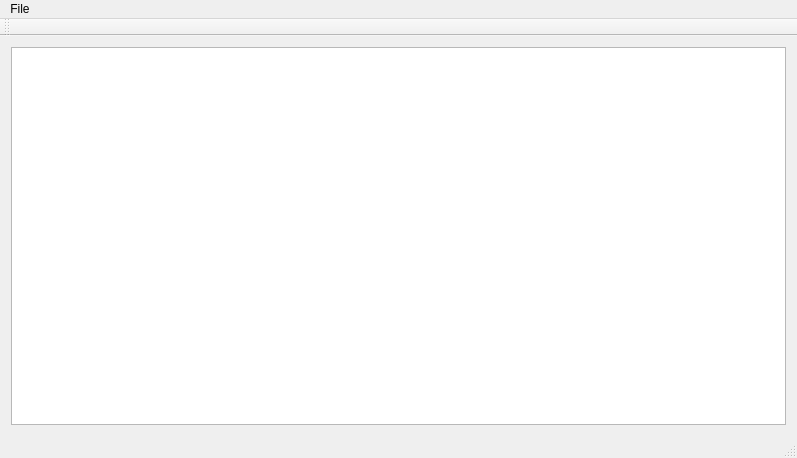
<?xml version="1.0" encoding="UTF-8"?>
<ui version="4.0">
 <class>MainWindow</class>
 <widget class="QMainWindow" name="MainWindow">
  <property name="geometry">
   <rect>
    <x>0</x>
    <y>0</y>
    <width>797</width>
    <height>458</height>
   </rect>
  </property>
  <property name="windowTitle">
   <string>NucleoDemo2-Viewer</string>
  </property>
  <widget class="QWidget" name="centralWidget">
   <layout class="QHBoxLayout" name="horizontalLayout">
    <item>
     <widget class="QPlainTextEdit" name="plainTextEdit"/>
    </item>
   </layout>
  </widget>
  <widget class="QMenuBar" name="menuBar">
   <property name="geometry">
    <rect>
     <x>0</x>
     <y>0</y>
     <width>797</width>
     <height>21</height>
    </rect>
   </property>
   <widget class="QMenu" name="menuFile">
    <property name="title">
     <string>File</string>
    </property>
    <addaction name="actionConnect"/>
    <addaction name="actionDisconnect"/>
    <addaction name="separator"/>
    <addaction name="actionQuit"/>
   </widget>
   <addaction name="menuFile"/>
  </widget>
  <widget class="QToolBar" name="mainToolBar">
   <attribute name="toolBarArea">
    <enum>TopToolBarArea</enum>
   </attribute>
   <attribute name="toolBarBreak">
    <bool>false</bool>
   </attribute>
  </widget>
  <widget class="QStatusBar" name="statusBar"/>
  <action name="actionConnect">
   <property name="text">
    <string>Connect...</string>
   </property>
  </action>
  <action name="actionDisconnect">
   <property name="enabled">
    <bool>false</bool>
   </property>
   <property name="text">
    <string>Disconnect</string>
   </property>
  </action>
  <action name="actionQuit">
   <property name="text">
    <string>Quit</string>
   </property>
  </action>
 </widget>
 <layoutdefault spacing="6" margin="11"/>
 <resources/>
 <connections/>
</ui>
